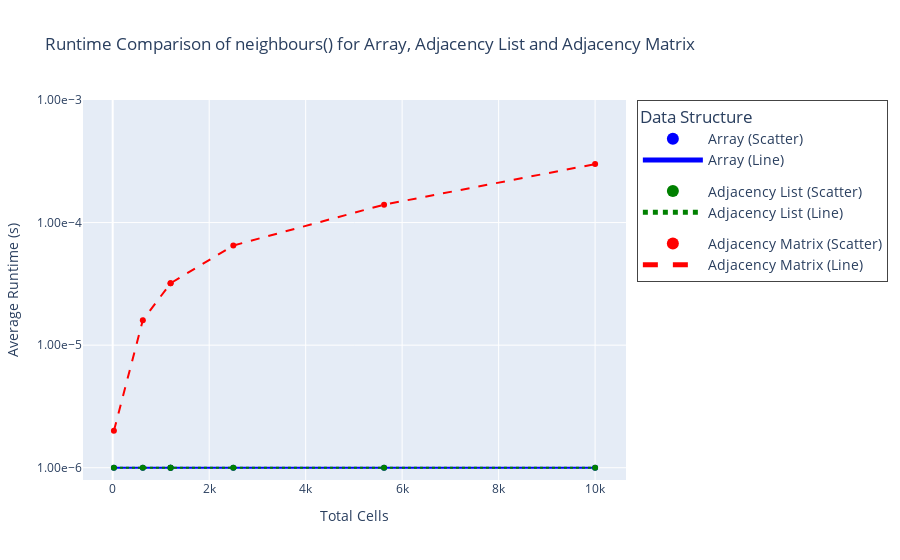

Notebook code for this chart:
### Markdown cell above
<div style="width:100%; text-align: center; padding: 20px; background-color: #333; border-radius: 10px;">
    <h1 style="color:#7D3C98; font-size: 36px;">neighbours() Function</h1>

### Code cell
import plotly.graph_objects as go

# Create the scatter plot for Array
array_scatter = go.Scatter(
    x=arrayFunctionsDF['totalCells'],
    y=arrayFunctionsDF['neighbours()'],
    mode='markers',
    marker=dict(color='blue'),
    legendgroup='Array',
    name='Array (Scatter)',
    hovertemplate='Total Cells: %{x}<br>Average Runtime (s): %{y:.2e}'
)

# Create the line plot for Array
array_line = go.Scatter(
    x=arrayFunctionsDF['totalCells'],
    y=arrayFunctionsDF['neighbours()'],
    mode='lines',
    line=dict(color='blue', dash='solid'),
    legendgroup='Array',
    name='Array (Line)',
    hovertemplate='Total Cells: %{x}<br>Average Runtime (s): %{y:.2e}'
)

# Create the scatter plot for Adjacency List
adjlist_scatter = go.Scatter(
    x=adjListFunctionsDF['totalCells'],
    y=adjListFunctionsDF['neighbours()'],
    mode='markers',
    marker=dict(color='green'),
    legendgroup='Adjacency List',
    name='Adjacency List (Scatter)',
    hovertemplate='Total Cells: %{x}<br>Average Runtime (s): %{y:.2e}'
)

# Create the line plot for Adjacency List
adjlist_line = go.Scatter(
    x=adjListFunctionsDF['totalCells'],
    y=adjListFunctionsDF['neighbours()'],
    mode='lines',
    line=dict(color='green', dash='dot'),
    legendgroup='Adjacency List',
    name='Adjacency List (Line)',
    hovertemplate='Total Cells: %{x}<br>Average Runtime (s): %{y:.2e}'
)

# Create the scatter plot for Adjacency Matrix
adjmat_scatter = go.Scatter(
    x=adjMatFunctionsDF['totalCells'],
    y=adjMatFunctionsDF['neighbours()'],
    mode='markers',
    marker=dict(color='red'),
    legendgroup='Adjacency Matrix',
    name='Adjacency Matrix (Scatter)',
    hovertemplate='Total Cells: %{x}<br>Average Runtime (s): %{y:.2e}'
)

# Create the line plot for Adjacency Matrix
adjmat_line = go.Scatter(
    x=adjMatFunctionsDF['totalCells'],
    y=adjMatFunctionsDF['neighbours()'],
    mode='lines',
    line=dict(color='red', dash='dash'),
    legendgroup='Adjacency Matrix',
    name='Adjacency Matrix (Line)',
    hovertemplate='Total Cells: %{x}<br>Average Runtime (s): %{y:.2e}'
)

# Combine the scatter and line plots for all data structures
fig_combine = go.Figure(data=[array_scatter, array_line, adjlist_scatter, adjlist_line, adjmat_scatter, adjmat_line])

# Update the layout with logarithmic y-axis, scientific notation, and larger legend
fig_combine.update_layout(
    title='Runtime Comparison of neighbours() for Array, Adjacency List and Adjacency Matrix',
    xaxis_title='Total Cells',
    yaxis_title='Average Runtime (s)',
    legend_title='Data Structure',
    yaxis_type='log',
    yaxis_tickformat='.2e',  # Display tick labels in scientific notation with 2 decimal places
    yaxis_tickvals=[1e-7, 1e-6, 1e-5, 1e-4, 1e-3],  # Custom tick values
    yaxis_range=[-6.1, -3],  # Set the y-axis range to accommodate the custom tick values
    legend=dict(
        font=dict(size=14),  # Increase the font size of the legend
        itemsizing='constant',  # Keep the legend item sizes constant
        itemwidth=60,  # Set a wider width for the legend items
        itemclick='toggleothers',  # Allow clicking on legend items to toggle visibility
        borderwidth=1  # Add a border around the legend
    )
)

fig_combine.show()

### Figure 1 — Plotly figure (JSON) as saved in the notebook; plotly's stock layout.template omitted (floating-point values rounded to 4 significant figures)
{"data": [{"hovertemplate": "Total Cells: %{x}<br>Average Runtime (s): %{y:.2e}", "legendgroup": "Array", "marker": {"color": "blue"}, "mode": "markers", "name": "Array (Scatter)", "type": "scatter", "x": [25, 625, 1200, 1200, 2500, 5625, 10000], "y": [1e-06, 1e-06, 1e-06, 1e-06, 1e-06, 1e-06, 1e-06]}, {"hovertemplate": "Total Cells: %{x}<br>Average Runtime (s): %{y:.2e}", "legendgroup": "Array", "line": {"color": "blue", "dash": "solid"}, "mode": "lines", "name": "Array (Line)", "type": "scatter", "x": [25, 625, 1200, 1200, 2500, 5625, 10000], "y": [1e-06, 1e-06, 1e-06, 1e-06, 1e-06, 1e-06, 1e-06]}, {"hovertemplate": "Total Cells: %{x}<br>Average Runtime (s): %{y:.2e}", "legendgroup": "Adjacency List", "marker": {"color": "green"}, "mode": "markers", "name": "Adjacency List (Scatter)", "type": "scatter", "x": [25, 625, 1200, 1200, 2500, 5625, 10000], "y": [1e-06, 1e-06, 1e-06, 1e-06, 1e-06, 1e-06, 1e-06]}, {"hovertemplate": "Total Cells: %{x}<br>Average Runtime (s): %{y:.2e}", "legendgroup": "Adjacency List", "line": {"color": "green", "dash": "dot"}, "mode": "lines", "name": "Adjacency List (Line)", "type": "scatter", "x": [25, 625, 1200, 1200, 2500, 5625, 10000], "y": [1e-06, 1e-06, 1e-06, 1e-06, 1e-06, 1e-06, 1e-06]}, {"hovertemplate": "Total Cells: %{x}<br>Average Runtime (s): %{y:.2e}", "legendgroup": "Adjacency Matrix", "marker": {"color": "red"}, "mode": "markers", "name": "Adjacency Matrix (Scatter)", "type": "scatter", "x": [25, 625, 1200, 1200, 2500, 5625, 10000], "y": [2e-06, 1.6e-05, 3.2e-05, 3.2e-05, 6.5e-05, 0.00014, 0.0003]}, {"hovertemplate": "Total Cells: %{x}<br>Average Runtime (s): %{y:.2e}", "legendgroup": "Adjacency Matrix", "line": {"color": "red", "dash": "dash"}, "mode": "lines", "name": "Adjacency Matrix (Line)", "type": "scatter", "x": [25, 625, 1200, 1200, 2500, 5625, 10000], "y": [2e-06, 1.6e-05, 3.2e-05, 3.2e-05, 6.5e-05, 0.00014, 0.0003]}], "layout": {"autosize": true, "legend": {"borderwidth": 1, "font": {"size": 14}, "itemclick": "toggleothers", "itemsizing": "constant", "itemwidth": 60, "title": {"text": "Data Structure"}}, "title": {"text": "Runtime Comparison of neighbours() for Array, Adjacency List and Adjacency Matrix"}, "xaxis": {"autorange": true, "range": [-589.2, 10610.0], "title": {"text": "Total Cells"}, "type": "linear"}, "yaxis": {"range": [-6.1, -3], "tickformat": ".2e", "tickvals": [1e-07, 1e-06, 1e-05, 0.0001, 0.001], "title": {"text": "Average Runtime (s)"}, "type": "log"}}}
